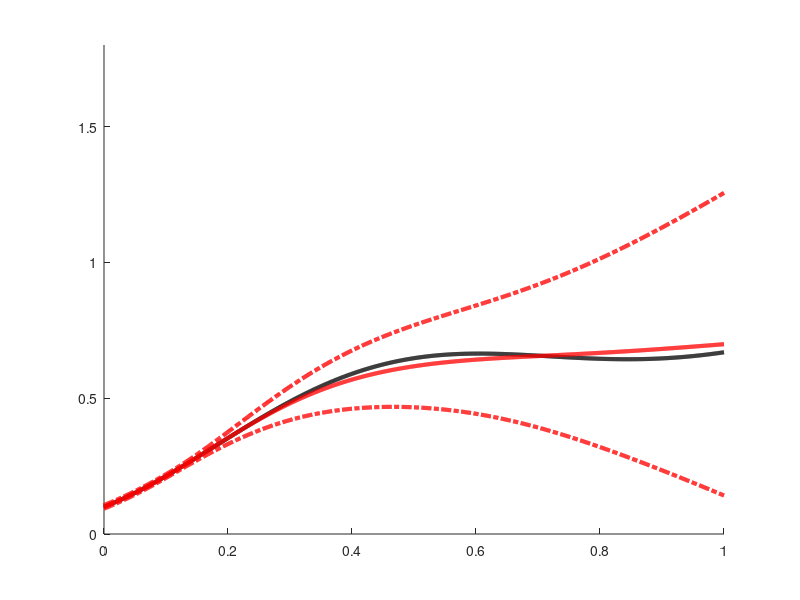

The MATLAB script that drew this image: (Note: this script raises an error after producing the figure.)
clear all;
close all;


%load('res_PIGP.mat');
load('./GPR_DKL_res.mat');
load('./ode_extrap.mat');
gt = [train; test];
x = gt(:, 1);
pred_mean = [tr_pred_mean;te_pred_mean];
pred_std = [tr_pred_std;te_pred_std] * 2;
upper = pred_mean + pred_std;
lower = pred_mean - pred_std;
hold on;
plot(x,gt(:,2),'k','LineWidth',3);
plot(x,pred_mean,'r','LineWidth',3);
plot(x,lower,'r-.','LineWidth',3);
plot(x,upper,'r-.','LineWidth',3);


ylim([0,1.8]);

stdshade(pred_mean,pred_std,0.1,'r',x,[])

[x,y] = meshgrid(0.1,0:0.1:1);

% figure(2)
plot(x(:),y(:),'g-.','LineWidth',3)
set(gca,'FontSize',45)
box on
grid on 
xlim([0,1])
ylim([0,1])
xticks([ 0.1, 0.5, 1])
yticks([0:0.5:1])
xlabel('t');
%ylabel('f(t)');



print('GPR_DKL_ode_extrap','-depsc')

% pred_var = pred_var';
% gtruth = y_test;
% plot(0.101:0.001:1.0, pred_mean, 'r');
% hold on;
% plot(0.101:0.001:1.0, gtruth, 'k');
% upper = pred_mean + sqrt(pred_var);
% lower = pred_mean - sqrt(pred_var);
% plot(0.101:0.001:1.0, upper, 'r');
% plot(0.101:0.001:1.0, lower, 'r');



